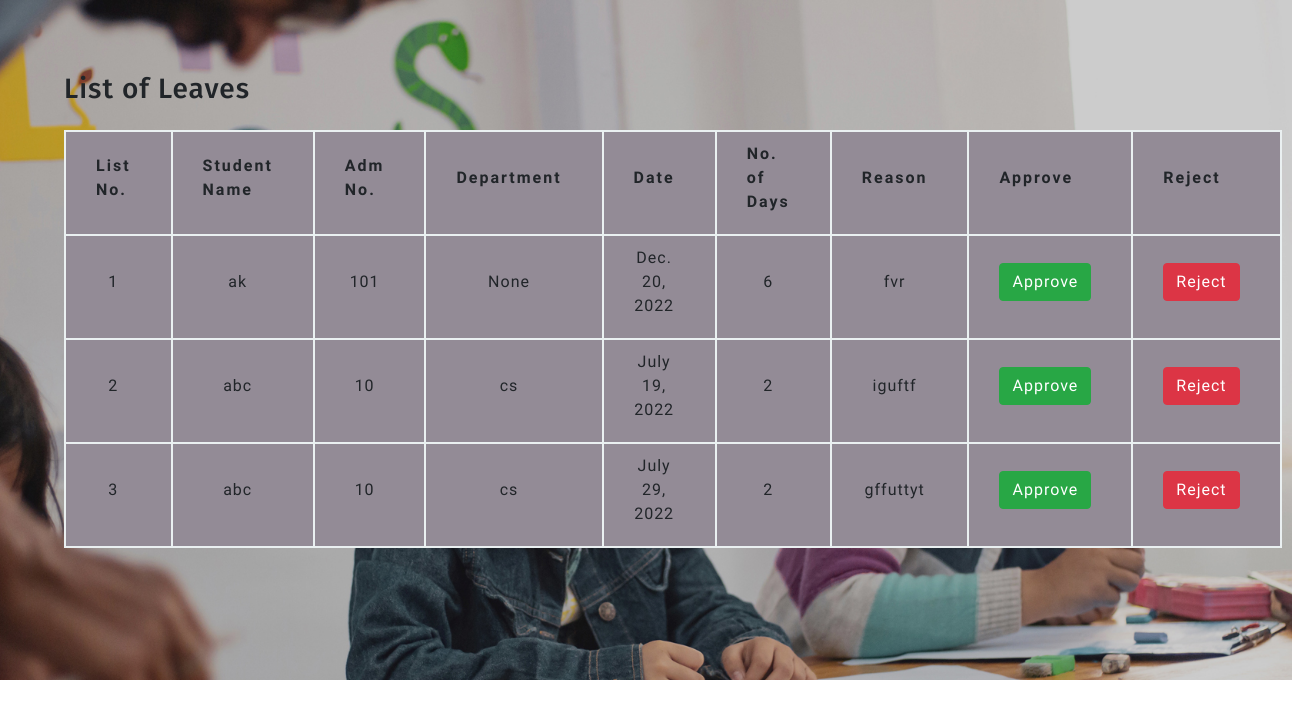
The page /viewleave/ on the database its author committed.
### student/models.py (models this page shows)
class leave(models.Model):
    name=models.CharField(max_length=200,null=True)
    admno=models.IntegerField(null=True)
    department=models.CharField(max_length=200,null=True)
    date=models.DateField(null=True)
    days=models.IntegerField(null=True)
    reason=models.CharField(max_length=200,null=True)
    status=models.BooleanField(default=False)

### student/views.py (the view)
# urls.py: path('viewleave/',views.viewleave,name='viewleave'),
def viewleave(request):
    cr=leave.objects.all().filter(status=False)
    return render(request,'viewleave.html',{'cr':cr})

### student/templates/viewleave.html (shortened to what this page needs)
    {% load static %}
    <!DOCTYPE html>
    <html lang="zxx">
       <head>
          <link href="{% static 'css/bootstrap.min.css' %}" rel="stylesheet" type="text/css" media="all">
          <link href="{% static 'css/font-awesome.min.css' %}" rel="stylesheet">
          <link href="{% static 'css/style.css' %}" rel='stylesheet' type='text/css' media="all">
       </head>
        <body>
            <div class="main-top" id="home">
                <div class="headder-top"><br><br>
                    <h3>List of Leaves</h3><br>
            <form action="" method="POST">
        <table>
            <tr>
                <th>List No.</th>
                <th>Student Name</th>
                <th>Adm No.</th>
                <th>Department</th>
                <th>Date</th>
                <th>No. of Days</th>
                <th>Reason</th>
                <th>Approve</th>
                <th>Reject</th>
            </tr>
            {% for i in cr %}
            <tr>
                <td>{{ forloop.counter }}</td>
                <td>{{ i.name }}</td>
                <td>{{ i.admno }}</td>
                <td>{{i.department}}</td>
                <td>{{ i.date }}</td>
                <td>{{ i.days }}</td>
                <td>{{ i.reason }}</td>
                <td><a href="{% url 'approvleave' i.id %}" class="btn btn-success" role="button" aria-pressed="true">Approve</a></td>
                <td><a href="{% url 'delete' i.id %}" class="btn btn-danger" role="button" aria-pressed="true">Reject</a></td>
            </tr>
            {% endfor %}
        </table>
</form>
                </div>
            </div>
        </body>
    </html>

### student/static/css/style.css (style rules this page uses)
html { scroll-behavior: smooth; }
html, body { padding: 0; margin: 0; background: #fff; letter-spacing: 1px; font-family: 'Oxygen', sans-serif; }
body a { outline: none; transition: 0.5s all; -webkit-transition: 0.5s all; -moz-transition: 0.5s all; -o-transition: 0.5s all; -ms-transition: 0.5s all; text-decoration: none; cursor:pointer !important; }
button,.btn { cursor:pointer !important; }
h1, h2, h3, h4, h5, h6 { margin: 0; padding: 0; letter-spacing: 1px; font-family: 'Fira Sans', sans-serif; }
.main-top { background: url(../images/b3.jpg) no-repeat; background-size: cover; -webkit-background-size: cover; -moz-background-size: cover; -o-background-size: cover; -ms-background-size: cover; min-height: 800px; }
.headder-top { position: absolute; width: 100%; padding: 1.5em 5em; }
@media (max-width:1440px) { .main-top { min-height: 680px; } }
@media (max-width:1366px) { .headder-top { padding: 1.5em 4em; } }

### student/templates/viewleave.html (style rules this page uses)
table, th, td { border: 2px solid rgb(234, 240, 241); background-color: rgb(147, 139, 150); }
th { letter-spacing: 2px ; padding-top: 10px; padding-bottom: 20px; padding-left: 30px; padding-right: 40px; }
td { letter-spacing: 1px; padding-top: 10px; padding-bottom: 20px; padding-left: 30px; padding-right: 40px; }
tbody td { text-align: center; }

### rows shown on the page
leave: name "ak", admno "101", department "None", date "Dec. 20, 2022", days "6", reason "fvr"
leave: name "abc", admno "10", department "cs", date "July 19, 2022", days "2", reason "iguftf"
leave: name "abc", admno "10", department "cs", date "July 29, 2022", days "2", reason "gffuttyt"
